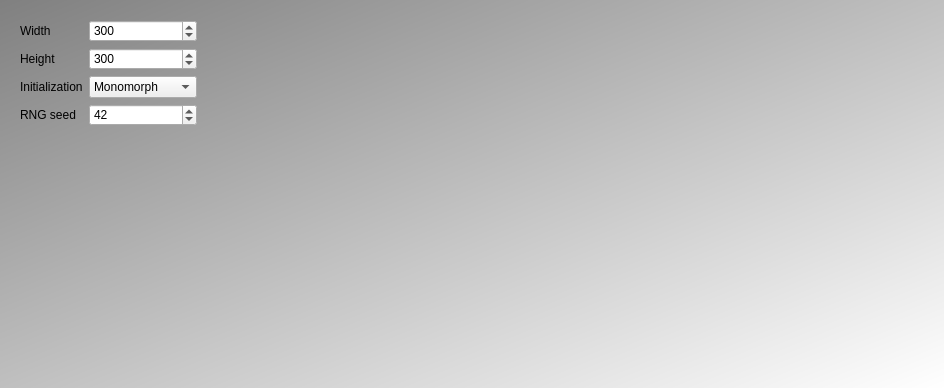
<?xml version="1.0" encoding="UTF-8"?>
<ui version="4.0">
 <class>QtPaperRockScissorsWithTraitMainDialog</class>
 <widget class="QDialog" name="QtPaperRockScissorsWithTraitMainDialog">
  <property name="geometry">
   <rect>
    <x>0</x>
    <y>0</y>
    <width>944</width>
    <height>388</height>
   </rect>
  </property>
  <property name="windowTitle">
   <string>PaperRockScissors</string>
  </property>
  <property name="styleSheet">
   <string notr="true">QDialog { 
background-color: qlineargradient(x1: 0, y1: 0, x2: 1, y2: 1, stop: 0  #808080, stop: 1 #ffffff);
}
QPushButton { background-color: rgb(255, 255, 255);  }
QPushButton { color: rgb(0,0,0); }
QPushButton { font: 48px, &quot;monospace&quot; }</string>
  </property>
  <layout class="QHBoxLayout" name="horizontalLayout">
   <item>
    <widget class="QWidget" name="widget_parameters" native="true">
     <property name="sizePolicy">
      <sizepolicy hsizetype="Maximum" vsizetype="Preferred">
       <horstretch>0</horstretch>
       <verstretch>0</verstretch>
      </sizepolicy>
     </property>
     <layout class="QGridLayout" name="gridLayout">
      <item row="0" column="0">
       <widget class="QLabel" name="label_width">
        <property name="text">
         <string>Width</string>
        </property>
       </widget>
      </item>
      <item row="2" column="0">
       <widget class="QLabel" name="label_initialization_type">
        <property name="text">
         <string>Initialization</string>
        </property>
       </widget>
      </item>
      <item row="1" column="0">
       <widget class="QLabel" name="label_height">
        <property name="text">
         <string>Height</string>
        </property>
       </widget>
      </item>
      <item row="1" column="1">
       <widget class="QSpinBox" name="box_height">
        <property name="minimum">
         <number>15</number>
        </property>
        <property name="maximum">
         <number>10000</number>
        </property>
        <property name="value">
         <number>300</number>
        </property>
       </widget>
      </item>
      <item row="2" column="1">
       <widget class="QComboBox" name="box_initialization_type">
        <property name="currentIndex">
         <number>2</number>
        </property>
        <item>
         <property name="text">
          <string>Random</string>
         </property>
        </item>
        <item>
         <property name="text">
          <string>Vertical bands</string>
         </property>
        </item>
        <item>
         <property name="text">
          <string>Monomorph</string>
         </property>
        </item>
       </widget>
      </item>
      <item row="0" column="1">
       <widget class="QSpinBox" name="box_width">
        <property name="minimum">
         <number>15</number>
        </property>
        <property name="maximum">
         <number>10000</number>
        </property>
        <property name="value">
         <number>300</number>
        </property>
       </widget>
      </item>
      <item row="4" column="0">
       <spacer name="verticalSpacer">
        <property name="orientation">
         <enum>Qt::Vertical</enum>
        </property>
        <property name="sizeHint" stdset="0">
         <size>
          <width>20</width>
          <height>40</height>
         </size>
        </property>
       </spacer>
      </item>
      <item row="3" column="0">
       <widget class="QLabel" name="label_rng_seed">
        <property name="text">
         <string>RNG seed</string>
        </property>
       </widget>
      </item>
      <item row="3" column="1">
       <widget class="QSpinBox" name="box_rng_seed">
        <property name="maximum">
         <number>10000</number>
        </property>
        <property name="value">
         <number>42</number>
        </property>
       </widget>
      </item>
     </layout>
    </widget>
   </item>
   <item>
    <widget class="QwtPlot" name="plot_popsizes" native="true"/>
   </item>
   <item>
    <widget class="QwtPlot" name="plot_traits" native="true"/>
   </item>
   <item>
    <widget class="QWidget" name="widget_grid" native="true">
     <property name="sizePolicy">
      <sizepolicy hsizetype="Minimum" vsizetype="Preferred">
       <horstretch>5</horstretch>
       <verstretch>0</verstretch>
      </sizepolicy>
     </property>
     <layout class="QGridLayout" name="gridLayout_2"/>
    </widget>
   </item>
  </layout>
 </widget>
 <customwidgets>
  <customwidget>
   <class>QwtPlot</class>
   <extends>QWidget</extends>
   <header>qwt_plot.h</header>
   <container>1</container>
  </customwidget>
 </customwidgets>
 <tabstops>
  <tabstop>box_width</tabstop>
  <tabstop>box_height</tabstop>
  <tabstop>box_initialization_type</tabstop>
 </tabstops>
 <resources/>
 <connections/>
</ui>
